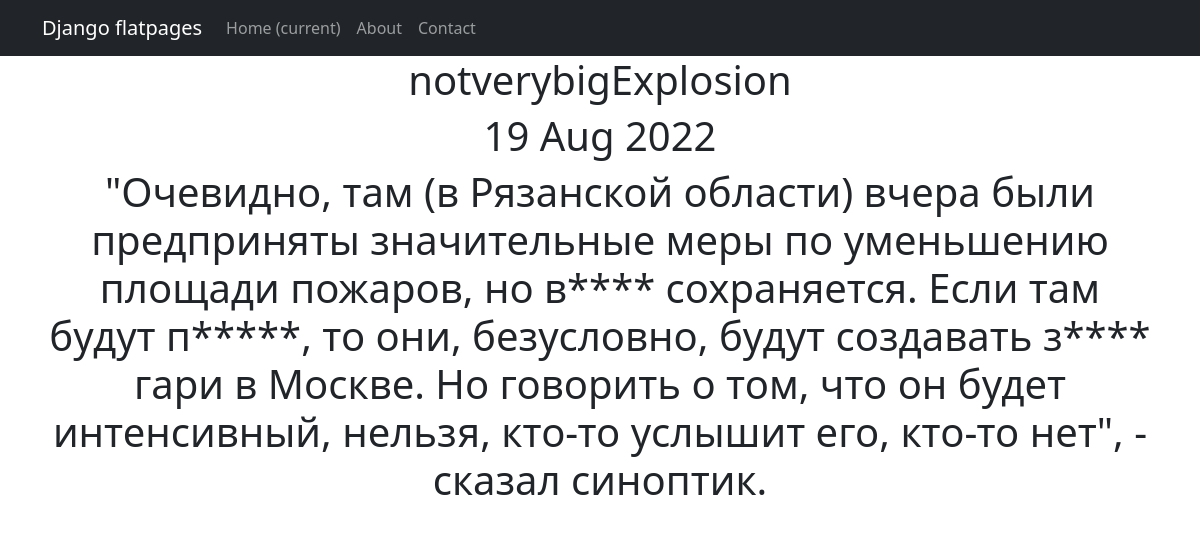
The page /news/2 on the database its author committed.
### newapp/models.py (models this page shows, shortened)
class Post(models.Model):
    author = models.ForeignKey(Author, on_delete=models.CASCADE)
    NEWS = 'NW'
    ARTICLE = 'AR'
    CATEGORY_CHOICES = (
        (NEWS, 'Новость'),
        (ARTICLE, 'Статья'),
    )
    categoryType = models.CharField(max_length=2, choices=CATEGORY_CHOICES, default=ARTICLE)
    dateCreation = models.DateTimeField(auto_now_add=True)
    postCategory = models.ManyToManyField(Category, through='PostCategory')
    title = models.CharField(max_length=256)
    text = models.TextField()
    rating = models.SmallIntegerField(default=0)

### newapp/views.py (the view)
# urls.py: path('<int:id>', NewsDetail.as_view(), name='news_detail'),
class NewsDetail(DetailView):
    model = Post
    template_name = 'post.html'
    context_object_name = 'post'
    pk_url_kwarg = 'id'

### newapp/templatetags/custom_filters.py (called while the page is built)
@register.filter()
def censor(value):
    if not isinstance(value, str):
        raise ValueError("Это не слово!")
    bad_words = ('москвичи', 'пожары', 'также', 'Путин', 'ветер', 'запах')
    for word in bad_words:
        value = value.replace(word[1:], '*'*(len(word)-1))
    return "".join(value)

### templates/post.html (shortened to what this page needs)
{% extends 'flatpages/default.html' %}
{% load custom_filters %}
{% block content %}
<h1>{{ post.title }}</h1>
<h1>{{ post.dateCreation|date:'d M Y' }}</h1>
<h1>{{ post.text|censor }}</h1>
{% endblock content %}

### rows shown on the page
Post: title "notverybigExplosion", dateCreation "19 Aug 2022", text|censor "\"Очевидно, там (в Рязанской области) вчера были предприняты значительные меры по уменьшению площади пожаров, но в**** сохраняется. Если там будут п*****, то они, безусловно, будут создавать з**** гари в Москве. Но говорить о том, что он будет интенсивный, нельзя, кто-то услышит его, кто-то нет\", - сказал синоптик."
